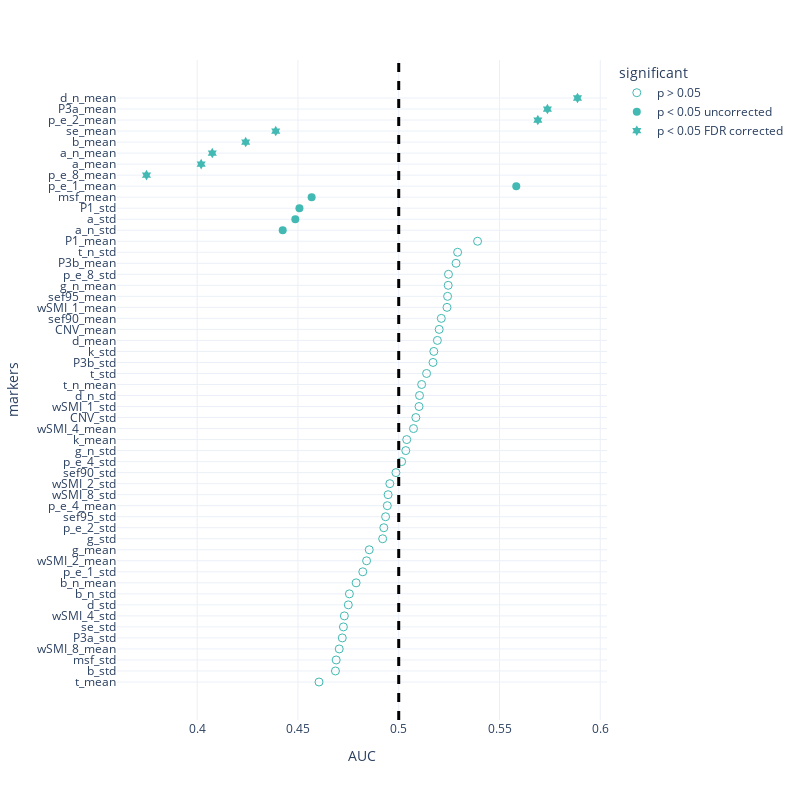

Source (notebook cell):
### Code cell
segment_mw_roc = pd.read_csv('Data/univariate_roc_mw_segment.csv')
fig = px.scatter(segment_mw_roc.sort_values(by = 'AUC'),x = 'AUC', y = 'markers', template = "plotly_white", symbol = 'significant', 
                 symbol_sequence = ['circle-open','circle','hexagram' ],
#                  color = 'significant',
                 color_discrete_sequence = [lblue, green,orange, pink], 
                 
                 category_orders = {'significant': ['p > 0.05','p < 0.05 uncorrected', 'p < 0.05 FDR corrected']})
fig.add_vline(x=0.5, line_width=3, line_dash="dash", line_color="black")

fig.update_traces(marker=dict(size = 8))
fig.update_layout(
    autosize=False,
    width=800,
    height=800,
    yaxis = {
            'showticklabels': True,
            'tickmode': 'linear',
        }
    
)
fig.show()
pio.write_json(fig, 'Figs/univariate_roc_mw_segment.plotly')
# fig.write_image('Figs/univariate_roc_mw_segment.png')

### Figure 1 — Plotly figure (JSON) as saved in the notebook; plotly's stock layout.template omitted (floating-point values rounded to 4 significant figures)
{"data": [{"hovertemplate": "significant=p > 0.05<br>AUC=%{x}<br>markers=%{y}<extra></extra>", "legendgroup": "p > 0.05", "marker": {"color": "#42B9B2", "size": 8, "symbol": "circle-open"}, "mode": "markers", "name": "p > 0.05", "orientation": "h", "showlegend": true, "type": "scatter", "x": [0.4604, 0.4686, 0.469, 0.4705, 0.472, 0.4726, 0.473, 0.475, 0.4755, 0.4789, 0.4822, 0.4841, 0.4854, 0.492, 0.4926, 0.4935, 0.4943, 0.4947, 0.4956, 0.4986, 0.5014, 0.5035, 0.504, 0.5073, 0.5085, 0.5101, 0.5103, 0.5114, 0.5138, 0.517, 0.5174, 0.5192, 0.5201, 0.5211, 0.5239, 0.5242, 0.5245, 0.5247, 0.5284, 0.5292, 0.5391], "xaxis": "x", "y": ["t_mean", "b_std", "msf_std", "wSMI_8_mean", "P3a_std", "se_std", "wSMI_4_std", "d_std", "b_n_std", "b_n_mean", "p_e_1_std", "wSMI_2_mean", "g_mean", "g_std", "p_e_2_std", "sef95_std", "p_e_4_mean", "wSMI_8_std", "wSMI_2_std", "sef90_std", "p_e_4_std", "g_n_std", "k_mean", "wSMI_4_mean", "CNV_std", "wSMI_1_std", "d_n_std", "t_n_mean", "t_std", "P3b_std", "k_std", "d_mean", "CNV_mean", "sef90_mean", "wSMI_1_mean", "sef95_mean", "g_n_mean", "p_e_8_std", "P3b_mean", "t_n_std", "P1_mean"], "yaxis": "y"}, {"hovertemplate": "significant=p < 0.05 uncorrected<br>AUC=%{x}<br>markers=%{y}<extra></extra>", "legendgroup": "p < 0.05 uncorrected", "marker": {"color": "#42B9B2", "size": 8, "symbol": "circle"}, "mode": "markers", "name": "p < 0.05 uncorrected", "orientation": "h", "showlegend": true, "type": "scatter", "x": [0.4424, 0.4487, 0.4507, 0.4568, 0.5583], "xaxis": "x", "y": ["a_n_std", "a_std", "P1_std", "msf_mean", "p_e_1_mean"], "yaxis": "y"}, {"hovertemplate": "significant=p < 0.05 FDR corrected<br>AUC=%{x}<br>markers=%{y}<extra></extra>", "legendgroup": "p < 0.05 FDR corrected", "marker": {"color": "#42B9B2", "size": 8, "symbol": "hexagram"}, "mode": "markers", "name": "p < 0.05 FDR corrected", "orientation": "h", "showlegend": true, "type": "scatter", "x": [0.3749, 0.402, 0.4075, 0.4241, 0.439, 0.569, 0.5738, 0.5887], "xaxis": "x", "y": ["p_e_8_mean", "a_mean", "a_n_mean", "b_mean", "se_mean", "p_e_2_mean", "P3a_mean", "d_n_mean"], "yaxis": "y"}], "layout": {"autosize": false, "height": 800, "legend": {"title": {"text": "significant"}, "tracegroupgap": 0}, "margin": {"t": 60}, "shapes": [{"line": {"color": "black", "dash": "dash", "width": 3}, "type": "line", "x0": 0.5, "x1": 0.5, "xref": "x", "y0": 0, "y1": 1, "yref": "y domain"}], "width": 800, "xaxis": {"anchor": "y", "autorange": true, "domain": [0, 1], "range": [0.3602, 0.6033], "title": {"text": "AUC"}, "type": "linear"}, "yaxis": {"anchor": "x", "autorange": true, "domain": [0, 1], "range": [-3.449, 56.45], "showticklabels": true, "tickmode": "linear", "title": {"text": "markers"}, "type": "category"}}}
